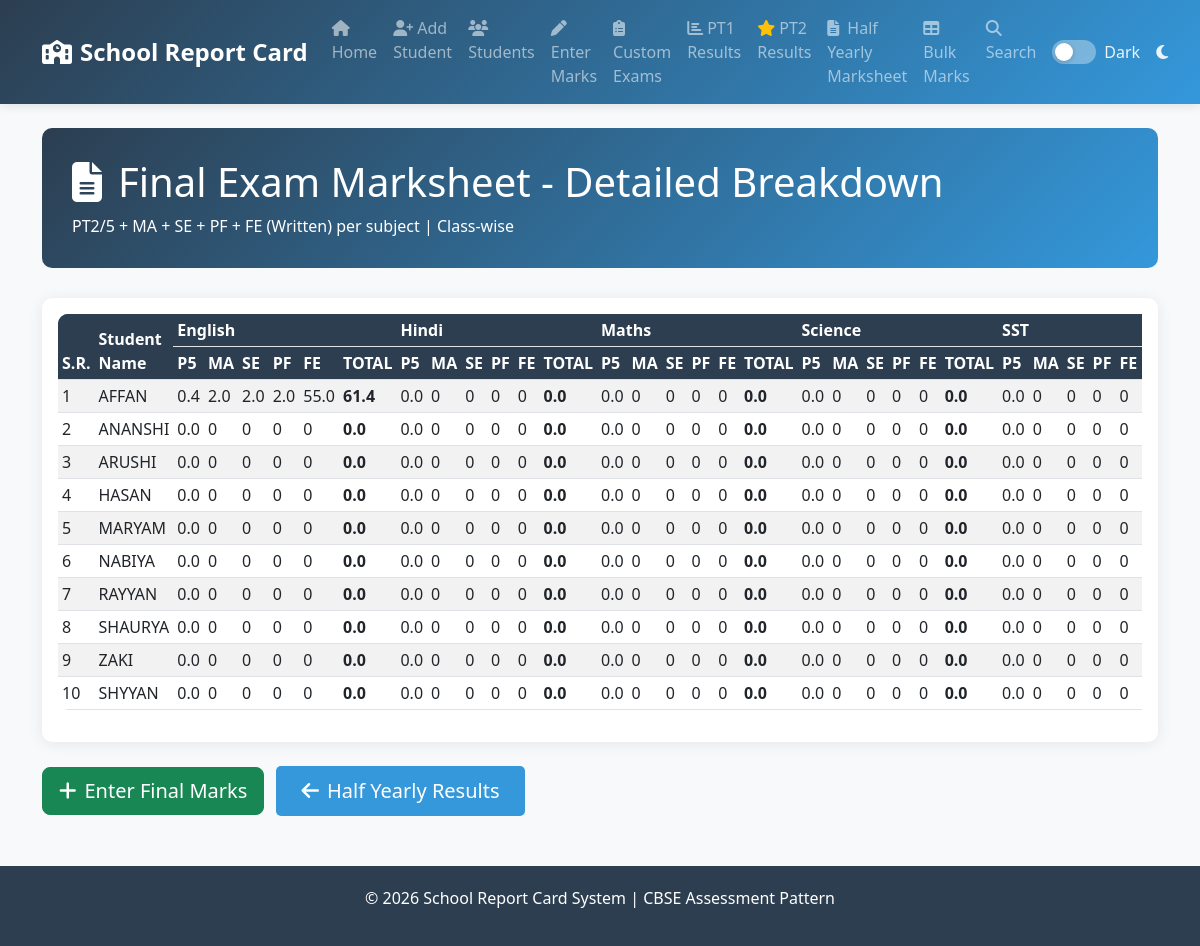
/final-result, run on the app's committed database.
### tables this page shows
CREATE TABLE students (
            id INTEGER PRIMARY KEY AUTOINCREMENT,
            admission_no TEXT UNIQUE NOT NULL,
            name TEXT NOT NULL,
            class_name TEXT NOT NULL,
            section TEXT NOT NULL,
            roll_no INTEGER,
            father_name TEXT,
            mother_name TEXT,
            dob TEXT,
            term TEXT DEFAULT '2024-25',
            created_at TIMESTAMP DEFAULT CURRENT_TIMESTAMP
        );

CREATE TABLE marks (
            id INTEGER PRIMARY KEY AUTOINCREMENT,
            student_id TEXT NOT NULL,
            subject TEXT NOT NULL,
            exam_type TEXT NOT NULL,  -- 'Half Yearly' or 'Final'
            pt REAL DEFAULT 0,         -- Periodic Test
            ma REAL DEFAULT 0,         -- Multiple Assessment
            se REAL DEFAULT 0,         -- Subject Enrichment
            pf REAL DEFAULT 0,         -- Portfolio
            written REAL DEFAULT 0,   -- Written Exam
            created_at TIMESTAMP DEFAULT CURRENT_TIMESTAMP, theory REAL DEFAULT 0, practical REAL DEFAULT 0,
            FOREIGN KEY (student_id) REFERENCES students(admission_no),
            UNIQUE(student_id, subject, exam_type)
        );

### app.py (the view)
@app.route('/final-result')
def final_result():
    conn = get_db()
    cursor = conn.cursor()
    cursor.execute('SELECT * FROM students ORDER BY class_name, section, roll_no')
    students = cursor.fetchall()
    grouped_results = []
    SUBJECTS = ['English', 'Hindi', 'Maths', 'Science', 'SST', 'Computer', 'French']
    for student in students:
        cursor.execute("SELECT subject, pt, ma, se, pf, written FROM marks WHERE student_id = ? AND exam_type = 'Final'", (student['admission_no'],))
        marks_raw = cursor.fetchall()
        student_marks = {row['subject']: dict(row) for row in marks_raw}
        grouped_results.append({
            'student': dict(student),
            'marks': student_marks,
            'subjects': SUBJECTS
        })
    conn.close()
    return render_template('final_result.html', grouped_results=grouped_results, subjects=SUBJECTS)

### app.py (called while the page is built)
def get_db():
    conn = sqlite3.connect(DATABASE)
    conn.row_factory = sqlite3.Row
    return conn

### templates/final_result.html (shortened to what this page needs)
{% extends "base.html" %}
{% block content %}
<div class="fade-in">
    <div class="page-header">
        <h1><i class="fas fa-file-alt me-3"></i>Final Exam Marksheet - Detailed Breakdown</h1>
        <p class="mb-0">PT2/5 + MA + SE + PF + FE (Written) per subject | Class-wise</p>
    </div>
    {% if grouped_results %}
    <div class="card">
        <div class="card-body">
            <div class="table-responsive">
                <table class="table table-striped table-hover table-sm">
                    <thead class="table-success">
                        <tr>
                            <th rowspan="2">S.R.</th>
                            <th rowspan="2">Student Name</th>
                            {% for subject in subjects %}
                            <th colspan="6">{{ subject }}</th>
                            {% endfor %}
                        </tr>
                        <tr>
                            {% for subject in subjects %}
                            <th>P5</th>
                            <th>MA</th>
                            <th>SE</th>
                            <th>PF</th>
                            <th>FE</th>
                            <th>TOTAL</th>
                            {% endfor %}
                        </tr>
                    </thead>
                    <tbody>
                        {% for result in grouped_results %}
                        <tr>
                            <td>{{ loop.index }}</td>
                            <td>{{ result.student.name }}</td>
                            {% set grand_total = 0 %}
                            {% for subject in subjects %}
                            {% set marks = result.marks.get(subject, {}) %}
                            {% set p5 = (marks.pt or 0) / 5 %}
                            {% set ma = marks.ma or 0 %}
                            {% set se = marks.se or 0 %}
                            {% set pf = marks.pf or 0 %}
                            {% set fe = marks.written or 0 %}
                            {% set total = p5 + ma + se + pf + fe %}
                            {% set grand_total = grand_total + total %}
                            <td>{{ p5|round(1) }}</td>
                            <td>{{ ma|round(1) }}</td>
                            <td>{{ se|round(1) }}</td>
                            <td>{{ pf|round(1) }}</td>
                            <td>{{ fe|round(1) }}</td>
                            <td class="fw-bold">{{ total|round(1) }}</td>
                            {% endfor %}
                            {% set percentage = (grand_total / (subjects|length * 100)) * 100 %}
                        </tr>
                        {% endfor %}
                    </tbody>
                </table>
            </div>
        </div>
    </div>
    {% else %}
    <div class="alert alert-warning">
        No Final Exam marks data available.
        <a href="{{ url_for('bulk_marks') }}">Enter Final marks first</a>.
    </div>
    {% endif %}
    <div class="mt-4">
        <a href="{{ url_for('bulk_marks') }}" class="btn btn-success btn-lg me-2">
            <i class="fas fa-plus me-2"></i>Enter Final Marks
        </a>
        <a href="{{ url_for('half_yearly_results') }}" class="btn btn-primary btn-lg">
            <i class="fas fa-arrow-left me-2"></i>Half Yearly Results
        </a>
    </div>
</div>
{% endblock %}

### templates/base.html (style rules this page uses)
:root { --primary-color: #2c3e50; --secondary-color: #3498db; --success-color: #27ae60; --warning-color: #f39c12; --danger-color: #e74c3c; --light-bg: #ecf0f1; --text-color: #2c3e50; --bg-color: #f8f9fa; --card-bg: #ffffff; --navbar-bg: linear-gradient(135deg, var(--primary-color), var(--secondary-color)); --border-color: #dee2e6; }
body { font-family: 'Segoe UI', Tahoma, Geneva, Verdana, sans-serif; background-color: var(--bg-color); color: var(--text-color); transition: background-color 0.3s, color 0.3s; }
.card { border: none; border-radius: 10px; box-shadow: 0 2px 15px rgba(0,0,0,0.08); transition: transform 0.3s; background-color: var(--card-bg); color: var(--text-color); }
.table { color: var(--text-color); }
.table th { background-color: var(--primary-color); color: white; border-color: var(--border-color); }
.table td { border-color: var(--border-color); }
.page-header { background: linear-gradient(135deg, var(--primary-color), var(--secondary-color)); color: white; padding: 30px; border-radius: 10px; margin-bottom: 30px; }
.btn-primary { background: var(--secondary-color); border: none; padding: 10px 25px; border-radius: 5px; transition: all 0.3s; }
.table { border-radius: 10px; overflow: hidden; }
.table thead { background: var(--primary-color); color: white; }
.fade-in { animation: fadeIn 0.5s; }

### data on the page
students: student.name "AFFAN"
marks: subjects "2.0", subjects "2.0", subjects "2.0", subjects "55.0"
students: student.name "ANANSHI"
students: student.name "ARUSHI"
students: student.name "HASAN"
students: student.name "MARYAM"
students: student.name "NABIYA"
students: student.name "RAYYAN"
students: student.name "SHAURYA"
students: student.name "ZAKI"
students: student.name "SHYYAN"

### other printed values
{{ subject }} "English" "Hindi" "Maths" "Science" "SST"
{{ p5|round(1) }} "0.4" "0.0" "0.0" "0.0" "0.0" "0.0" "0.0" "0.0" "0.0" "0.0" "0.0" "0.0" "0.0" "0.0" "0.0" "0.0" "0.0" "0.0" "0.0" "0.0" "0.0" "0.0" "0.0" "0.0" "0.0" "0.0" "0.0" "0.0" "0.0" "0.0" "0.0" "0.0" "0.0" "0.0" "0.0" "0.0" "0.0" "0.0" "0.0" "0.0" "0.0" "0.0" "0.0" "0.0" "0.0" "0.0" "0.0" "0.0" "0.0" "0.0"
{{ total|round(1) }} "61.4" "0.0" "0.0" "0.0" "0.0" "0.0" "0.0" "0.0" "0.0" "0.0" "0.0" "0.0" "0.0" "0.0" "0.0" "0.0" "0.0" "0.0" "0.0" "0.0" "0.0" "0.0" "0.0" "0.0" "0.0" "0.0" "0.0" "0.0" "0.0" "0.0" "0.0" "0.0" "0.0" "0.0" "0.0" "0.0" "0.0" "0.0" "0.0" "0.0"
{{ ma|round(1) }} "0" "0" "0" "0" "0" "0" "0" "0" "0" "0" "0" "0" "0" "0" "0" "0" "0" "0" "0" "0" "0" "0" "0" "0" "0" "0" "0" "0" "0" "0" "0" "0" "0" "0" "0" "0" "0" "0" "0" "0" "0" "0" "0" "0" "0" "0" "0" "0" "0"
{{ se|round(1) }} "0" "0" "0" "0" "0" "0" "0" "0" "0" "0" "0" "0" "0" "0" "0" "0" "0" "0" "0" "0" "0" "0" "0" "0" "0" "0" "0" "0" "0" "0" "0" "0" "0" "0" "0" "0" "0" "0" "0" "0" "0" "0" "0" "0" "0" "0" "0" "0" "0"
{{ pf|round(1) }} "0" "0" "0" "0" "0" "0" "0" "0" "0" "0" "0" "0" "0" "0" "0" "0" "0" "0" "0" "0" "0" "0" "0" "0" "0" "0" "0" "0" "0" "0" "0" "0" "0" "0" "0" "0" "0" "0" "0" "0" "0" "0" "0" "0" "0" "0" "0" "0" "0"
{{ fe|round(1) }} "0" "0" "0" "0" "0" "0" "0" "0" "0" "0" "0" "0" "0" "0" "0" "0" "0" "0" "0" "0" "0" "0" "0" "0" "0" "0" "0" "0" "0" "0" "0" "0" "0" "0" "0" "0" "0" "0" "0" "0" "0" "0" "0" "0" "0" "0" "0" "0" "0"
